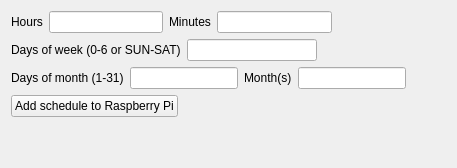
                             <widget class="QWidget" name="add_picture_schedule_tab">
                              <attribute name="title">
                               <string>New schedule</string>
                              </attribute>
                              <layout class="QVBoxLayout" name="verticalLayout_17">
                               <item>
                                <layout class="QHBoxLayout" name="horizontalLayout_25">
                                 <item>
                                  <widget class="QLabel" name="label_35">
                                   <property name="text">
                                    <string>Hours</string>
                                   </property>
                                  </widget>
                                 </item>
                                 <item>
                                  <widget class="QLineEdit" name="picture_hours_le">
                                   <property name="frame">
                                    <bool>true</bool>
                                   </property>
                                   <property name="clearButtonEnabled">
                                    <bool>false</bool>
                                   </property>
                                  </widget>
                                 </item>
                                 <item>
                                  <widget class="QLabel" name="label_36">
                                   <property name="text">
                                    <string>Minutes</string>
                                   </property>
                                  </widget>
                                 </item>
                                 <item>
                                  <widget class="QLineEdit" name="picture_minutes_le"/>
                                 </item>
                                 <item>
                                  <spacer name="horizontalSpacer_19">
                                   <property name="orientation">
                                    <enum>Qt::Orientation::Horizontal</enum>
                                   </property>
                                   <property name="sizeHint" stdset="0">
                                    <size>
                                     <width>40</width>
                                     <height>20</height>
                                    </size>
                                   </property>
                                  </spacer>
                                 </item>
                                </layout>
                               </item>
                               <item>
                                <layout class="QHBoxLayout" name="horizontalLayout_26">
                                 <item>
                                  <widget class="QLabel" name="label_37">
                                   <property name="text">
                                    <string>Days of week (0-6 or SUN-SAT)</string>
                                   </property>
                                  </widget>
                                 </item>
                                 <item>
                                  <widget class="QLineEdit" name="picture_days_of_week_le"/>
                                 </item>
                                 <item>
                                  <spacer name="horizontalSpacer_20">
                                   <property name="orientation">
                                    <enum>Qt::Orientation::Horizontal</enum>
                                   </property>
                                   <property name="sizeHint" stdset="0">
                                    <size>
                                     <width>40</width>
                                     <height>20</height>
                                    </size>
                                   </property>
                                  </spacer>
                                 </item>
                                </layout>
                               </item>
                               <item>
                                <layout class="QHBoxLayout" name="horizontalLayout_27">
                                 <item>
                                  <widget class="QLabel" name="label_38">
                                   <property name="text">
                                    <string>Days of month (1-31)</string>
                                   </property>
                                  </widget>
                                 </item>
                                 <item>
                                  <widget class="QLineEdit" name="picture_days_of_month_le"/>
                                 </item>
                                 <item>
                                  <widget class="QLabel" name="label_39">
                                   <property name="text">
                                    <string>Month(s)</string>
                                   </property>
                                  </widget>
                                 </item>
                                 <item>
                                  <widget class="QLineEdit" name="picture_months_le"/>
                                 </item>
                                 <item>
                                  <spacer name="horizontalSpacer_21">
                                   <property name="orientation">
                                    <enum>Qt::Orientation::Horizontal</enum>
                                   </property>
                                   <property name="sizeHint" stdset="0">
                                    <size>
                                     <width>40</width>
                                     <height>20</height>
                                    </size>
                                   </property>
                                  </spacer>
                                 </item>
                                </layout>
                               </item>
                               <item>
                                <layout class="QHBoxLayout" name="horizontalLayout_30">
                                 <item>
                                  <widget class="QPushButton" name="configure_picture_pb">
                                   <property name="text">
                                    <string>Add schedule to Raspberry Pi</string>
                                   </property>
                                  </widget>
                                 </item>
                                 <item>
                                  <spacer name="horizontalSpacer_24">
                                   <property name="orientation">
                                    <enum>Qt::Orientation::Horizontal</enum>
                                   </property>
                                   <property name="sizeHint" stdset="0">
                                    <size>
                                     <width>40</width>
                                     <height>20</height>
                                    </size>
                                   </property>
                                  </spacer>
                                 </item>
                                </layout>
                               </item>
                               <item>
                                <spacer name="verticalSpacer_3">
                                 <property name="orientation">
                                  <enum>Qt::Orientation::Vertical</enum>
                                 </property>
                                 <property name="sizeHint" stdset="0">
                                  <size>
                                   <width>20</width>
                                   <height>40</height>
                                  </size>
                                 </property>
                                </spacer>
                               </item>
                              </layout>
                             </widget>
